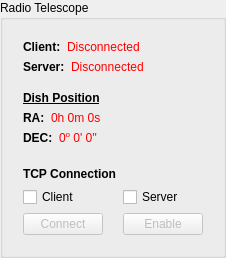
         <widget class="QGroupBox" name="groupBox">
          <property name="title">
           <string>Radio Telescope</string>
          </property>
          <layout class="QGridLayout" name="gridLayout">
           <item row="0" column="0">
            <widget class="QFrame" name="frame_2">
             <property name="frameShape">
              <enum>QFrame::NoFrame</enum>
             </property>
             <layout class="QFormLayout" name="formLayout_2">
              <item row="0" column="0" colspan="2">
               <layout class="QHBoxLayout" name="horizontalLayout_11">
                <item>
                 <widget class="QLabel" name="rpiConnText">
                  <property name="sizePolicy">
                   <sizepolicy hsizetype="Maximum" vsizetype="Preferred">
                    <horstretch>0</horstretch>
                    <verstretch>0</verstretch>
                   </sizepolicy>
                  </property>
                  <property name="text">
                   <string>&lt;html&gt;&lt;head/&gt;&lt;body&gt;&lt;p&gt;&lt;span style=&quot; font-weight:600;&quot;&gt;Client:&lt;/span&gt;&lt;/p&gt;&lt;/body&gt;&lt;/html&gt;</string>
                  </property>
                 </widget>
                </item>
                <item>
                 <widget class="QLabel" name="rpiConStatTextInd">
                  <property name="text">
                   <string>&lt;html&gt;&lt;head/&gt;&lt;body&gt;&lt;p&gt;&lt;span style=&quot; color:#ff0000;&quot;&gt;Disconnected&lt;/span&gt;&lt;/p&gt;&lt;/body&gt;&lt;/html&gt;</string>
                  </property>
                 </widget>
                </item>
               </layout>
              </item>
              <item row="1" column="0" colspan="2">
               <layout class="QHBoxLayout" name="horizontalLayout_13">
                <item>
                 <widget class="QLabel" name="servRpiConText">
                  <property name="sizePolicy">
                   <sizepolicy hsizetype="Maximum" vsizetype="Preferred">
                    <horstretch>0</horstretch>
                    <verstretch>0</verstretch>
                   </sizepolicy>
                  </property>
                  <property name="text">
                   <string>&lt;html&gt;&lt;head/&gt;&lt;body&gt;&lt;p&gt;&lt;span style=&quot; font-weight:600;&quot;&gt;Server:&lt;/span&gt;&lt;/p&gt;&lt;/body&gt;&lt;/html&gt;</string>
                  </property>
                 </widget>
                </item>
                <item>
                 <widget class="QLabel" name="servForRpiConTextInd">
                  <property name="text">
                   <string>&lt;html&gt;&lt;head/&gt;&lt;body&gt;&lt;p&gt;&lt;span style=&quot; color:#ff0000;&quot;&gt;Disconnected&lt;/span&gt;&lt;/p&gt;&lt;/body&gt;&lt;/html&gt;</string>
                  </property>
                 </widget>
                </item>
               </layout>
              </item>
              <item row="3" column="0">
               <widget class="QLabel" name="label_4">
                <property name="text">
                 <string>&lt;html&gt;&lt;head/&gt;&lt;body&gt;&lt;p&gt;&lt;span style=&quot; font-weight:600; text-decoration: underline;&quot;&gt;Dish Position&lt;/span&gt;&lt;/p&gt;&lt;/body&gt;&lt;/html&gt;</string>
                </property>
               </widget>
              </item>
              <item row="4" column="0">
               <layout class="QHBoxLayout" name="horizontalLayout_2">
                <item>
                 <widget class="QLabel" name="label_5">
                  <property name="text">
                   <string>&lt;html&gt;&lt;head/&gt;&lt;body&gt;&lt;p&gt;&lt;span style=&quot; font-weight:600;&quot;&gt;RA:&lt;/span&gt;&lt;/p&gt;&lt;/body&gt;&lt;/html&gt;</string>
                  </property>
                 </widget>
                </item>
                <item>
                 <widget class="QLabel" name="raPosInd">
                  <property name="text">
                   <string>&lt;html&gt;&lt;head/&gt;&lt;body&gt;&lt;p&gt;&lt;span style=&quot; color:#ff0000;&quot;&gt;0h 0m 0s&lt;/span&gt;&lt;/p&gt;&lt;/body&gt;&lt;/html&gt;</string>
                  </property>
                 </widget>
                </item>
               </layout>
              </item>
              <item row="5" column="0">
               <layout class="QHBoxLayout" name="horizontalLayout">
                <item>
                 <widget class="QLabel" name="label_6">
                  <property name="text">
                   <string>&lt;html&gt;&lt;head/&gt;&lt;body&gt;&lt;p&gt;&lt;span style=&quot; font-weight:600;&quot;&gt;DEC:&lt;/span&gt;&lt;/p&gt;&lt;/body&gt;&lt;/html&gt;</string>
                  </property>
                 </widget>
                </item>
                <item>
                 <widget class="QLabel" name="decPosInd">
                  <property name="text">
                   <string>&lt;html&gt;&lt;head/&gt;&lt;body&gt;&lt;p&gt;&lt;span style=&quot; color:#ff0000;&quot;&gt;0&lt;/span&gt;&lt;span style=&quot; color:#ff0000; vertical-align:super;&quot;&gt;o&lt;/span&gt;&lt;span style=&quot; color:#ff0000;&quot;&gt; 0' 0''&lt;/span&gt;&lt;/p&gt;&lt;/body&gt;&lt;/html&gt;</string>
                  </property>
                 </widget>
                </item>
               </layout>
              </item>
              <item row="6" column="0">
               <spacer name="horizontalSpacer">
                <property name="orientation">
                 <enum>Qt::Horizontal</enum>
                </property>
                <property name="sizeHint" stdset="0">
                 <size>
                  <width>40</width>
                  <height>10</height>
                 </size>
                </property>
               </spacer>
              </item>
              <item row="8" column="0">
               <layout class="QVBoxLayout" name="verticalLayout">
                <item>
                 <widget class="QCheckBox" name="clientRPiEnableLabel">
                  <property name="enabled">
                   <bool>true</bool>
                  </property>
                  <property name="sizePolicy">
                   <sizepolicy hsizetype="Minimum" vsizetype="Fixed">
                    <horstretch>0</horstretch>
                    <verstretch>0</verstretch>
                   </sizepolicy>
                  </property>
                  <property name="cursor">
                   <cursorShape>PointingHandCursor</cursorShape>
                  </property>
                  <property name="text">
                   <string>Client</string>
                  </property>
                 </widget>
                </item>
                <item>
                 <widget class="QPushButton" name="connectRadioTBtn">
                  <property name="enabled">
                   <bool>false</bool>
                  </property>
                  <property name="sizePolicy">
                   <sizepolicy hsizetype="Fixed" vsizetype="Fixed">
                    <horstretch>0</horstretch>
                    <verstretch>0</verstretch>
                   </sizepolicy>
                  </property>
                  <property name="cursor">
                   <cursorShape>PointingHandCursor</cursorShape>
                  </property>
                  <property name="text">
                   <string>Connect</string>
                  </property>
                  <property name="autoDefault">
                   <bool>false</bool>
                  </property>
                  <property name="default">
                   <bool>false</bool>
                  </property>
                  <property name="flat">
                   <bool>false</bool>
                  </property>
                 </widget>
                </item>
               </layout>
              </item>
              <item row="8" column="1">
               <layout class="QVBoxLayout" name="verticalLayout_2">
                <item>
                 <widget class="QCheckBox" name="serverRPiEnableLabel">
                  <property name="cursor">
                   <cursorShape>PointingHandCursor</cursorShape>
                  </property>
                  <property name="text">
                   <string>Server</string>
                  </property>
                 </widget>
                </item>
                <item>
                 <widget class="QPushButton" name="serverRPiConnBtn">
                  <property name="enabled">
                   <bool>false</bool>
                  </property>
                  <property name="sizePolicy">
                   <sizepolicy hsizetype="Maximum" vsizetype="Fixed">
                    <horstretch>0</horstretch>
                    <verstretch>0</verstretch>
                   </sizepolicy>
                  </property>
                  <property name="cursor">
                   <cursorShape>PointingHandCursor</cursorShape>
                  </property>
                  <property name="text">
                   <string>Enable</string>
                  </property>
                 </widget>
                </item>
               </layout>
              </item>
              <item row="2" column="0">
               <spacer name="horizontalSpacer_7">
                <property name="orientation">
                 <enum>Qt::Horizontal</enum>
                </property>
                <property name="sizeHint" stdset="0">
                 <size>
                  <width>40</width>
                  <height>5</height>
                 </size>
                </property>
               </spacer>
              </item>
              <item row="7" column="0">
               <widget class="QLabel" name="label_3">
                <property name="text">
                 <string>&lt;html&gt;&lt;head/&gt;&lt;body&gt;&lt;p&gt;&lt;span style=&quot; font-weight:600;&quot;&gt;TCP Connection&lt;/span&gt;&lt;/p&gt;&lt;/body&gt;&lt;/html&gt;</string>
                </property>
               </widget>
              </item>
             </layout>
            </widget>
           </item>
          </layout>
         </widget>
